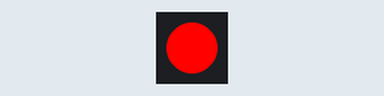
This sketch was run on a simulated Arduino Mega 2560, built with avr-gcc and run on an emulated ATmega2560. Shown: 1 RGB LEDs in strip order, left to right.

Above: at 0.3 s.
At 1.27 s:
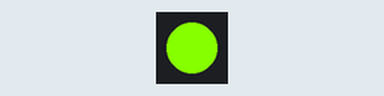
At 2.09 s:
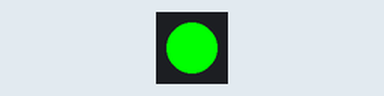
At 3.91 s:
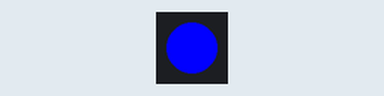
Timing chart, 0 to 6.3 s (numbered marks = the images above):
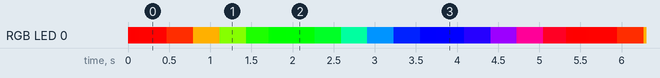

The sketch:

auto_colore_change_onboard_led.ino
```cpp
#include <Adafruit_NeoPixel.h>

#define LED_PIN     48
#define LED_COUNT   1

Adafruit_NeoPixel led(LED_COUNT, LED_PIN, NEO_GRB + NEO_KHZ800);

// Delay between updates (smaller = smoother/faster)
#define FADE_DELAY  20

void setup() {
  led.begin();
  led.show(); // Turn off initially
}

void loop() {
  // Cycle through hues from 0 to 255 (rainbow)
  for (int hue = 0; hue < 256; hue++) {
    uint32_t color = led.ColorHSV(hue * 256); // ColorHSV uses 0–65535 range
    color = led.gamma32(color); // Optional: smooth brightness perception

    led.setPixelColor(0, color);
    led.show();
    delay(FADE_DELAY);
  }
}
```

Measured:
- by itself, everything shown: repeats every 5.5 s, in 23 steps
